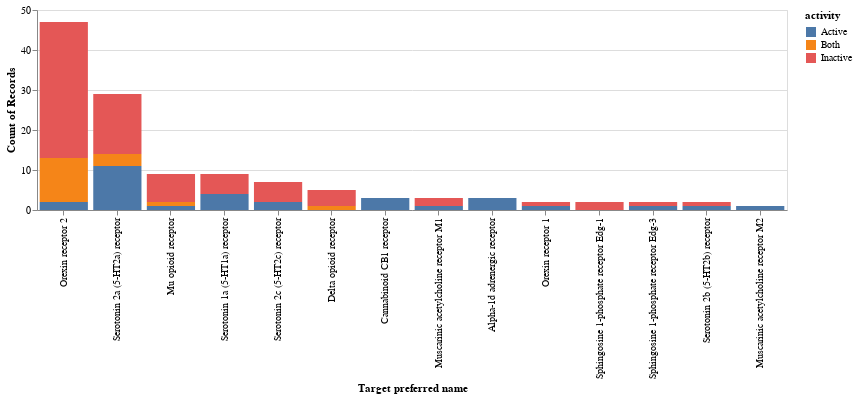

Notebook code for this chart:
### Code cell
ch = alt.Chart(out_df).mark_bar()

ch = ch.encode(
    x = alt.X('pref_name', sort='-y', title='Target preferred name'),
    y = alt.Y('count()'),
    color=alt.Color('activity'),
    order=alt.Order('activity', sort='ascending'),
).properties(height=200,width=750)
ch

### Figure 1 — Vega-Lite specification as saved in the notebook (floating-point values rounded to 4 significant figures)
{"config": {"view": {"continuousWidth": 400, "continuousHeight": 300}}, "data": {"name": "data-b7ed61117f68901b673035fef92e12e1"}, "mark": "bar", "encoding": {"color": {"type": "nominal", "field": "activity"}, "order": {"type": "nominal", "field": "activity", "sort": "ascending"}, "x": {"type": "nominal", "field": "pref_name", "sort": "-y", "title": "Target preferred name"}, "y": {"type": "quantitative", "aggregate": "count"}}, "height": 200, "width": 750, "$schema": "https://vega.github.io/schema/vega-lite/v4.8.1.json", "datasets": {"data-b7ed61117f68901b673035fef92e12e1": [{"pref_name": "Cannabinoid CB1 receptor", "activity": "Active"}, {"pref_name": "Orexin receptor 1", "activity": "Inactive"}, {"pref_name": "Orexin receptor 2", "activity": "Inactive"}, {"pref_name": "Orexin receptor 2", "activity": "Inactive"}, {"pref_name": "Serotonin 2a (5-HT2a) receptor", "activity": "Inactive"}, {"pref_name": "Orexin receptor 2", "activity": "Inactive"}, {"pref_name": "Delta opioid receptor", "activity": "Both"}, {"pref_name": "Orexin receptor 2", "activity": "Inactive"}, {"pref_name": "Mu opioid receptor", "activity": "Inactive"}, {"pref_name": "Orexin receptor 2", "activity": "Inactive"}, {"pref_name": "Orexin receptor 2", "activity": "Both"}, {"pref_name": "Orexin receptor 2", "activity": "Both"}, {"pref_name": "Mu opioid receptor", "activity": "Inactive"}, {"pref_name": "Orexin receptor 2", "activity": "Inactive"}, {"pref_name": "Mu opioid receptor", "activity": "Inactive"}, {"pref_name": "Orexin receptor 2", "activity": "Active"}, {"pref_name": "Orexin receptor 2", "activity": "Inactive"}, {"pref_name": "Orexin receptor 2", "activity": "Inactive"}, {"pref_name": "Orexin receptor 2", "activity": "Active"}, {"pref_name": "Orexin receptor 2", "activity": "Both"}, {"pref_name": "Orexin receptor 2", "activity": "Inactive"}, {"pref_name": "Orexin receptor 2", "activity": "Inactive"}, {"pref_name": "Orexin receptor 2", "activity": "Inactive"}, {"pref_name": "Orexin receptor 2", "activity": "Inactive"}, {"pref_name": "Delta opioid receptor", "activity": "Inactive"}, {"pref_name": "Mu opioid receptor", "activity": "Inactive"}, {"pref_name": "Orexin receptor 2", "activity": "Inactive"}, {"pref_name": "Delta opioid receptor", "activity": "Inactive"}, {"pref_name": "Orexin receptor 2", "activity": "Both"}, {"pref_name": "Orexin receptor 2", "activity": "Inactive"}, {"pref_name": "Orexin receptor 2", "activity": "Inactive"}, {"pref_name": "Orexin receptor 2", "activity": "Both"}, {"pref_name": "Orexin receptor 2", "activity": "Both"}, {"pref_name": "Orexin receptor 2", "activity": "Inactive"}, {"pref_name": "Orexin receptor 2", "activity": "Both"}, {"pref_name": "Orexin receptor 2", "activity": "Inactive"}, {"pref_name": "Orexin receptor 2", "activity": "Both"}, {"pref_name": "Orexin receptor 2", "activity": "Both"}, {"pref_name": "Orexin receptor 2", "activity": "Inactive"}, {"pref_name": "Orexin receptor 2", "activity": "Inactive"}, {"pref_name": "Orexin receptor 2", "activity": "Inactive"}, {"pref_name": "Orexin receptor 2", "activity": "Inactive"}, {"pref_name": "Mu opioid receptor", "activity": "Inactive"}, {"pref_name": "Orexin receptor 2", "activity": "Inactive"}, {"pref_name": "Orexin receptor 2", "activity": "Inactive"}, {"pref_name": "Orexin receptor 2", "activity": "Inactive"}, {"pref_name": "Mu opioid receptor", "activity": "Inactive"}, {"pref_name": "Delta opioid receptor", "activity": "Inactive"}, {"pref_name": "Mu opioid receptor", "activity": "Inactive"}, {"pref_name": "Orexin receptor 2", "activity": "Inactive"}, {"pref_name": "Orexin receptor 2", "activity": "Inactive"}, {"pref_name": "Orexin receptor 2", "activity": "Inactive"}, {"pref_name": "Orexin receptor 2", "activity": "Inactive"}, {"pref_name": "Orexin receptor 2", "activity": "Inactive"}, {"pref_name": "Orexin receptor 2", "activity": "Inactive"}, {"pref_name": "Mu opioid receptor", "activity": "Both"}, {"pref_name": "Orexin receptor 2", "activity": "Inactive"}, {"pref_name": "Muscarinic acetylcholine receptor M1", "activity": "Active"}, {"pref_name": "Muscarinic acetylcholine receptor M2", "activity": "Active"}, {"pref_name": "Serotonin 2a (5-HT2a) receptor", "activity": "Inactive"}, {"pref_name": "Orexin receptor 2", "activity": "Inactive"}, {"pref_name": "Orexin receptor 2", "activity": "Both"}, {"pref_name": "Orexin receptor 2", "activity": "Inactive"}, {"pref_name": "Orexin receptor 2", "activity": "Both"}, {"pref_name": "Muscarinic acetylcholine receptor M1", "activity": "Inactive"}, {"pref_name": "Serotonin 2c (5-HT2c) receptor", "activity": "Active"}, {"pref_name": "Serotonin 2a (5-HT2a) receptor", "activity": "Active"}, {"pref_name": "Serotonin 2c (5-HT2c) receptor", "activity": "Inactive"}, {"pref_name": "Orexin receptor 2", "activity": "Inactive"}, {"pref_name": "Sphingosine 1-phosphate receptor Edg-1", "activity": "Inactive"}, {"pref_name": "Sphingosine 1-phosphate receptor Edg-1", "activity": "Inactive"}, {"pref_name": "Serotonin 2c (5-HT2c) receptor", "activity": "Inactive"}, {"pref_name": "Serotonin 2c (5-HT2c) receptor", "activity": "Inactive"}, {"pref_name": "Serotonin 2c (5-HT2c) receptor", "activity": "Inactive"}, {"pref_name": "Serotonin 2a (5-HT2a) receptor", "activity": "Active"}, {"pref_name": "Serotonin 2a (5-HT2a) receptor", "activity": "Active"}, {"pref_name": "Serotonin 2a (5-HT2a) receptor", "activity": "Active"}, {"pref_name": "Serotonin 1a (5-HT1a) receptor", "activity": "Inactive"}, {"pref_name": "Serotonin 2c (5-HT2c) receptor", "activity": "Inactive"}, {"pref_name": "Serotonin 2a (5-HT2a) receptor", "activity": "Active"}, {"pref_name": "Mu opioid receptor", "activity": "Active"}, {"pref_name": "Serotonin 2a (5-HT2a) receptor", "activity": "Both"}, {"pref_name": "Serotonin 1a (5-HT1a) receptor", "activity": "Inactive"}, {"pref_name": "Orexin receptor 1", "activity": "Active"}, {"pref_name": "Sphingosine 1-phosphate receptor Edg-3", "activity": "Active"}, {"pref_name": "Alpha-1d adrenergic receptor", "activity": "Active"}, {"pref_name": "Alpha-1d adrenergic receptor", "activity": "Active"}, {"pref_name": "Alpha-1d adrenergic receptor", "activity": "Active"}, {"pref_name": "Serotonin 2a (5-HT2a) receptor", "activity": "Inactive"}, {"pref_name": "Serotonin 2a (5-HT2a) receptor", "activity": "Both"}, {"pref_name": "Serotonin 2c (5-HT2c) receptor", "activity": "Active"}, {"pref_name": "Cannabinoid CB1 receptor", "activity": "Active"}, {"pref_name": "Serotonin 2a (5-HT2a) receptor", "activity": "Both"}, {"pref_name": "Serotonin 2a (5-HT2a) receptor", "activity": "Active"}, {"pref_name": "Cannabinoid CB1 receptor", "activity": "Active"}, {"pref_name": "Serotonin 1a (5-HT1a) receptor", "activity": "Active"}, {"pref_name": "Serotonin 2a (5-HT2a) receptor", "activity": "Inactive"}, {"pref_name": "Serotonin 2a (5-HT2a) receptor", "activity": "Inactive"}, {"pref_name": "Serotonin 2b (5-HT2b) receptor", "activity": "Inactive"}, {"pref_name": "Serotonin 2a (5-HT2a) receptor", "activity": "Active"}, {"pref_name": "Serotonin 2a (5-HT2a) receptor", "activity": "Active"}, {"pref_name": "Serotonin 1a (5-HT1a) receptor", "activity": "Active"}, {"pref_name": "Serotonin 2a (5-HT2a) receptor", "activity": "Active"}, {"pref_name": "Serotonin 2a (5-HT2a) receptor", "activity": "Active"}, {"pref_name": "Serotonin 2a (5-HT2a) receptor", "activity": "Inactive"}, {"pref_name": "Serotonin 2a (5-HT2a) receptor", "activity": "Inactive"}, {"pref_name": "Serotonin 2a (5-HT2a) receptor", "activity": "Inactive"}, {"pref_name": "Serotonin 2b (5-HT2b) receptor", "activity": "Active"}, {"pref_name": "Serotonin 2a (5-HT2a) receptor", "activity": "Active"}, {"pref_name": "Serotonin 1a (5-HT1a) receptor", "activity": "Active"}, {"pref_name": "Serotonin 2a (5-HT2a) receptor", "activity": "Inactive"}, {"pref_name": "Sphingosine 1-phosphate receptor Edg-3", "activity": "Inactive"}, {"pref_name": "Serotonin 1a (5-HT1a) receptor", "activity": "Active"}, {"pref_name": "Serotonin 2a (5-HT2a) receptor", "activity": "Inactive"}, {"pref_name": "Serotonin 2a (5-HT2a) receptor", "activity": "Inactive"}, {"pref_name": "Serotonin 2a (5-HT2a) receptor", "activity": "Inactive"}, {"pref_name": "Serotonin 1a (5-HT1a) receptor", "activity": "Inactive"}, {"pref_name": "Serotonin 2a (5-HT2a) receptor", "activity": "Inactive"}, {"pref_name": "Serotonin 2a (5-HT2a) receptor", "activity": "Inactive"}, {"pref_name": "Serotonin 1a (5-HT1a) receptor", "activity": "Inactive"}, {"pref_name": "Muscarinic acetylcholine receptor M1", "activity": "Inactive"}, {"pref_name": "Serotonin 1a (5-HT1a) receptor", "activity": "Inactive"}, {"pref_name": "Delta opioid receptor", "activity": "Inactive"}, {"pref_name": "Serotonin 2a (5-HT2a) receptor", "activity": "Inactive"}]}}
